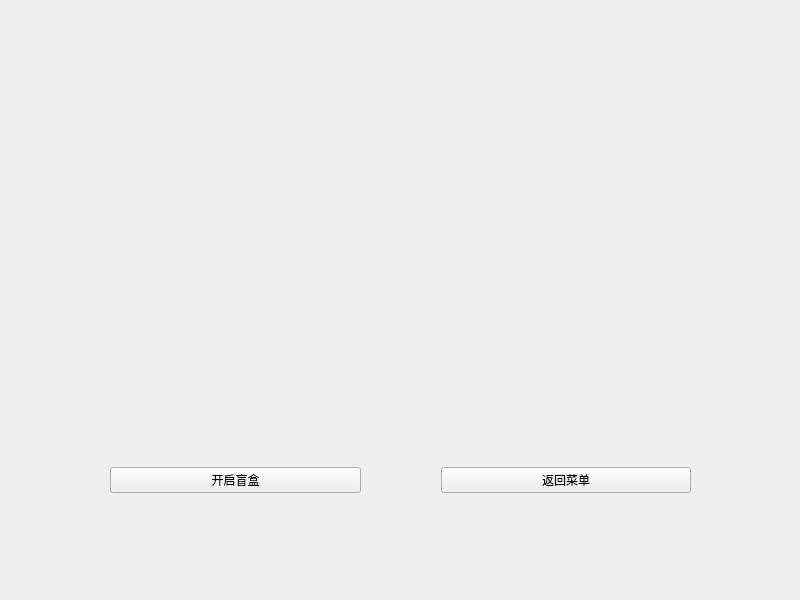
<?xml version="1.0" encoding="UTF-8"?>
<ui version="4.0">
 <class>Manghe</class>
 <widget class="QWidget" name="Manghe">
  <property name="geometry">
   <rect>
    <x>0</x>
    <y>0</y>
    <width>800</width>
    <height>600</height>
   </rect>
  </property>
  <property name="minimumSize">
   <size>
    <width>800</width>
    <height>600</height>
   </size>
  </property>
  <property name="maximumSize">
   <size>
    <width>800</width>
    <height>600</height>
   </size>
  </property>
  <property name="windowTitle">
   <string>Form</string>
  </property>
  <widget class="QWidget" name="horizontalLayoutWidget">
   <property name="geometry">
    <rect>
     <x>110</x>
     <y>440</y>
     <width>581</width>
     <height>80</height>
    </rect>
   </property>
   <layout class="QHBoxLayout" name="horizontalLayout">
    <property name="spacing">
     <number>80</number>
    </property>
    <item>
     <widget class="QPushButton" name="openmh">
      <property name="text">
       <string>开启盲盒</string>
      </property>
     </widget>
    </item>
    <item>
     <widget class="QPushButton" name="returnmenu">
      <property name="text">
       <string>返回菜单</string>
      </property>
     </widget>
    </item>
   </layout>
  </widget>
 </widget>
 <resources/>
 <connections/>
</ui>
